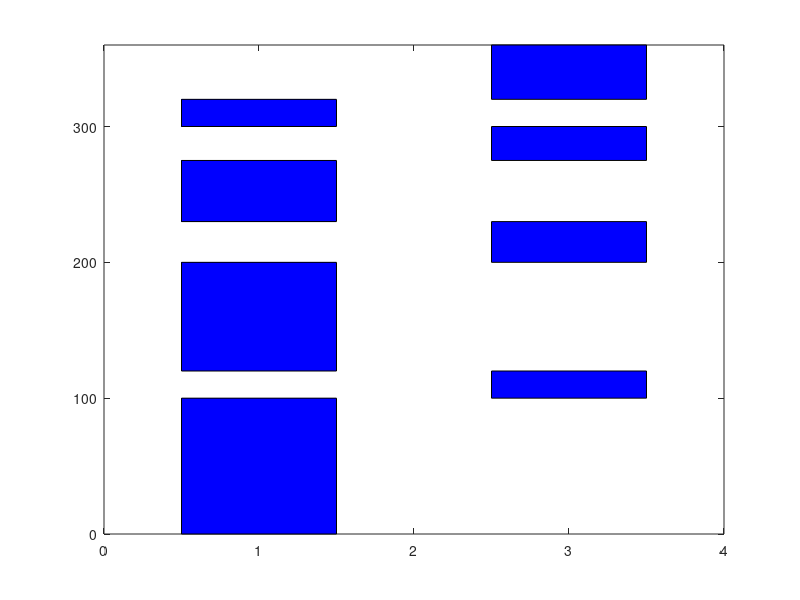

Here is the MATLAB script that generated this plot:
% reshape_x = 11;
% reshape_y = 11;

% subplot(2,1,1)
% val = load('learned_mean.txt');
% x = reshape(val(:, 1), [reshape_x reshape_y]);
% y =  reshape(val(:, 2), [reshape_x reshape_y]);
% value =  reshape(val(:, 3), [reshape_x reshape_y]);
% surf(x, y, value)
% view(2);
% colorbar;
% title('Value Function Mean')

% subplot(2,1,2)
% val = load('learned_var.txt');
% x = reshape(val(:, 1), [reshape_x reshape_y]);
% y =  reshape(val(:, 2), [reshape_x reshape_y]);
% value =  reshape(val(:, 3), [reshape_x reshape_y]);
% surf(x, y, value)
% view(2);
% colorbar;
% title('Variance')


% clear all;
% close all;

% val = load('hyperparam.txt');

% si = size(val, 1)-1;

% subplot(4,2,1)
% plot(80*(1:si),  100*abs(diff(val(:, 1)))./val(1:end-1,1), '-o')
% title('Signal Variance')
% xlabel('Number of timesteps')
% %ylabel('% change with respect to previous timestep')


% subplot(4,2,2)
% plot(80*(1:si),100*abs(diff(val(:, 2)))./val(1:end-1, 2), '-o')
% title('first laser reading length scale')
% xlabel('Number of timesteps')
% %ylabel('% change with respect to previous timestep')

% subplot(4,2,3)
% plot(80*(1:si),100*abs(diff(val(:, 3)))./val(1:end-1, 3), '-o')
% title('second laser reading length scale')
% xlabel('Number of timesteps')
% %ylabel('% change with respect to previous timestep')

% subplot(4,2,4)
% plot(80*(1:si),100*abs(diff(val(:, 4)))./val(1:end-1, 4), '-o')
% title('third laser reading length scale')
% xlabel('Number of timesteps')
% %ylabel('% change with respect to previous timestep')

% subplot(4,2,5)
% plot(80*(1:si),100*abs(diff(val(:, 5)))./val(1:end-1, 5), '-o')
% title('fourth laser reading length scale')
% xlabel('Number of timesteps')
% %ylabel('% change with respect to previous timestep')


% subplot(4,2,6)
% plot(80*(1:si),100*abs(diff(val(:, 6)))./val(1:end-1, 6), '-o')
% title('action length scale')
% xlabel('Number of timesteps')
% %ylabel('% change with respect to previous timestep')

% subplot(4,2,7)
% plot(80*(1:si),100*abs(diff(val(:, 7)))./val(1:end-1, 7), '-o')
% title('Noise variance')
% xlabel('Number of timesteps')
% %ylabel('% change with respect to previous timestep')


% b = [.175 .26 .322 .321 .34 .325 .37 .425 .44];
% r = [.07 .19 .225 .225 .25 .27 .295 .365 .35];
% v = [.07 .09 .13 .155 .155 .175 0.19 .21 .23];
% y = [.05 .06 .09 .08 .1 .105 .16 .175 .22];

% err = 0.02 * randn(9, 1);
% errorbar(.1:.05:.5, v, err); 
% hold on;

% err = 0.02 * randn(9, 1);
% errorbar(.1:.05:.5, y, err); 
% hold on;

% err = 0.02 * randn(9, 1);
% errorbar(.1:.05:.5, r, err);
% hold on; 

% err = 0.02 * randn(9, 1);
% errorbar(.1:.05:.5, b, err),
x = [.5 1.5 1.5 .5]; y = [0 0 100 100]; 
fill(x, y, 'b')
hold on;

x = [2.5 3.5 3.5 2.5]; y = [100 100 120 120]; 
fill(x, y, 'b')
hold on;

x = [.5 1.5 1.5 .5]; y = [120 120 200 200]; 
fill(x, y, 'b')
hold on;

x = [2.5 3.5 3.5 2.5]; y = [200 200 230 230]; 
fill(x, y, 'b')
hold on;

x = [.5 1.5 1.5 .5]; y = [230 230 275 275]; 
fill(x, y, 'b')
hold on;

x = [2.5 3.5 3.5 2.5]; y = [275 275 300 300]; 
fill(x, y, 'b')
hold on;

x = [.5 1.5 1.5 .5]; y = [300 300 320 320]; 
fill(x, y, 'b')
hold on;

x = [2.5 3.5 3.5 2.5]; y = [320 320 360 360]; 
fill(x, y, 'b')

axis([0, 4, 0, inf])